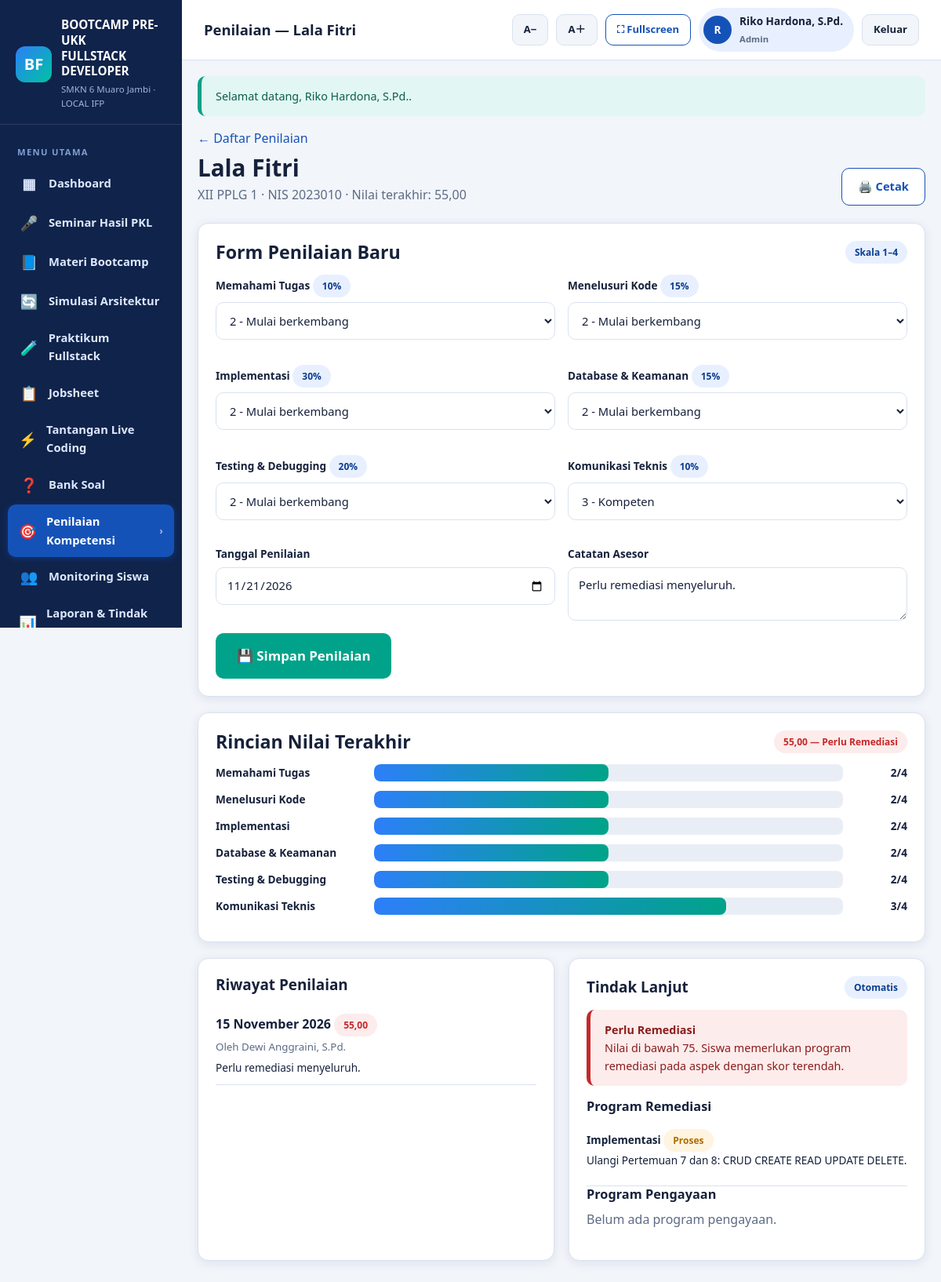
Page /modules/assessment/detail.php?student_id=10 (signed in) on the committed database.
### tables this page shows
CREATE TABLE students (
  id            INT UNSIGNED AUTO_INCREMENT PRIMARY KEY,
  nis           VARCHAR(30) NOT NULL UNIQUE,
  name          VARCHAR(100) NOT NULL,
  class_name    VARCHAR(30) NOT NULL DEFAULT 'XII PPLG 1',
  gender        ENUM('L','P') NOT NULL DEFAULT 'L',
  phone         VARCHAR(20) DEFAULT NULL,
  email         VARCHAR(120) DEFAULT NULL,
  pkl_place     VARCHAR(180) DEFAULT NULL,
  pkl_title     VARCHAR(200) DEFAULT NULL,
  technologies  TEXT DEFAULT NULL,
  problem_desc  TEXT DEFAULT NULL,
  features      TEXT DEFAULT NULL,
  status        ENUM('aktif','alumni') NOT NULL DEFAULT 'aktif',
  created_at    TIMESTAMP NOT NULL DEFAULT CURRENT_TIMESTAMP,
  updated_at    TIMESTAMP NOT NULL DEFAULT CURRENT_TIMESTAMP ON UPDATE CURRENT_TIMESTAMP
);

CREATE TABLE users (
  id          INT UNSIGNED AUTO_INCREMENT PRIMARY KEY,
  username    VARCHAR(50) NOT NULL UNIQUE,
  password    VARCHAR(255) NOT NULL,
  full_name   VARCHAR(120) NOT NULL,
  role        ENUM('admin','guru','siswa') NOT NULL DEFAULT 'guru',
  student_id  INT UNSIGNED DEFAULT NULL,
  is_active   TINYINT(1) NOT NULL DEFAULT 1,
  last_login  DATETIME DEFAULT NULL,
  created_at  TIMESTAMP NOT NULL DEFAULT CURRENT_TIMESTAMP,
  updated_at  TIMESTAMP NOT NULL DEFAULT CURRENT_TIMESTAMP ON UPDATE CURRENT_TIMESTAMP,
  KEY idx_users_role (role),
  CONSTRAINT fk_users_student FOREIGN KEY (student_id) REFERENCES students(id) ON DELETE SET NULL
);

CREATE TABLE competency_assessments (
  id                   INT UNSIGNED AUTO_INCREMENT PRIMARY KEY,
  student_id           INT UNSIGNED NOT NULL,
  assessor_id          INT UNSIGNED DEFAULT NULL,
  assessment_date      DATE NOT NULL,
  score_understanding  TINYINT UNSIGNED NOT NULL DEFAULT 1,
  score_trace          TINYINT UNSIGNED NOT NULL DEFAULT 1,
  score_implementation TINYINT UNSIGNED NOT NULL DEFAULT 1,
  score_db_security    TINYINT UNSIGNED NOT NULL DEFAULT 1,
  score_testing        TINYINT UNSIGNED NOT NULL DEFAULT 1,
  score_communication  TINYINT UNSIGNED NOT NULL DEFAULT 1,
  total_score          DECIMAL(5,2) NOT NULL DEFAULT 0,
  notes                TEXT DEFAULT NULL,
  created_at           TIMESTAMP NOT NULL DEFAULT CURRENT_TIMESTAMP,
  KEY idx_ca_date (assessment_date),
  CONSTRAINT fk_comp_student FOREIGN KEY (student_id) REFERENCES students(id) ON DELETE CASCADE,
  CONSTRAINT fk_comp_assessor FOREIGN KEY (assessor_id) REFERENCES users(id) ON DELETE SET NULL
);

CREATE TABLE remediation (
  id          INT UNSIGNED AUTO_INCREMENT PRIMARY KEY,
  student_id  INT UNSIGNED NOT NULL,
  competency  VARCHAR(150) NOT NULL,
  material    TEXT NOT NULL,
  task        TEXT NOT NULL,
  notes       TEXT DEFAULT NULL,
  status      ENUM('rencana','proses','selesai') NOT NULL DEFAULT 'rencana',
  due_date    DATE DEFAULT NULL,
  created_at  TIMESTAMP NOT NULL DEFAULT CURRENT_TIMESTAMP,
  updated_at  TIMESTAMP NOT NULL DEFAULT CURRENT_TIMESTAMP ON UPDATE CURRENT_TIMESTAMP,
  CONSTRAINT fk_rem_student FOREIGN KEY (student_id) REFERENCES students(id) ON DELETE CASCADE
);

### config/database.php (called while the page is built, shortened)
<?php
function db()
{
    static $pdo = null;
    if ($pdo instanceof PDO) {
        return $pdo;
    }
    $dsn = 'mysql:host=' . DB_HOST . ';dbname=' . DB_NAME . ';charset=' . DB_CHARSET;
    try {
        $pdo = new PDO($dsn, DB_USER, DB_PASS, [
            PDO::ATTR_ERRMODE            => PDO::ERRMODE_EXCEPTION,
            PDO::ATTR_DEFAULT_FETCH_MODE => PDO::FETCH_ASSOC,
            PDO::ATTR_EMULATE_PREPARES   => false,
        ]);
    } catch (PDOException $e) {
        http_response_code(500);
        echo '<!doctype html><html lang="id"><meta charset="utf-8">';
        echo '<title>Koneksi Database Gagal</title>';
        echo '<body style="font-family:Arial,sans-serif;padding:40px;line-height:1.7">';
        echo '<h1>Koneksi database gagal</h1>';
        echo '<p>Periksa kembali:</p><ul>';
        echo '<li>Laragon (Apache &amp; MySQL) sudah berjalan.</li>';
        echo '<li>Database <strong>' . htmlspecialchars(DB_NAME) . '</strong> sudah dibuat.</li>';
        echo '<li>File <code>database/database.sql</code> sudah di-import.</li>';
        echo '<li>Pengaturan DB di <code>config/config.php</code> sesuai.</li>';
        echo '</ul><p>Detail teknis: <code>' . htmlspecialchars($e->getMessage()) . '</code></p>';
        echo '</body></html>';
        exit;
    }
    return $pdo;
}
function db_all(string $sql, array $params = []): array
{
    $stmt = db()->prepare($sql);
    $stmt->execute($params);
    return $stmt->fetchAll();
}
function db_one(string $sql, array $params = []): ?array
{
    $stmt = db()->prepare($sql);
    $stmt->execute($params);
    $row = $stmt->fetch();
    return $row === false ? null : $row;
}

### auth/auth.php (called while the page is built, shortened)
<?php
require_once __DIR__ . '/../config/database.php';
function current_user(): ?array
{
    static $cache = null;
    if ($cache !== null) {
        return $cache;
    }
    $cache = db_one(
        'SELECT u.id, u.username, u.full_name, u.role, u.student_id, u.is_active,
                s.name AS student_name, s.class_name
         FROM users u
         LEFT JOIN students s ON s.id = u.student_id
         WHERE u.id = ? AND u.is_active = 1',
        [(int) $_SESSION['user_id']]
    );
    return $cache;
}
function is_logged_in(): bool
{
    return current_user() !== null;
}
function user_role(): string
{
    $u = current_user();
    return $u ? $u['role'] : '';
}
function can_manage(): bool
{
    return in_array(user_role(), ['admin', 'guru'], true);
}
function require_login(): void
{
    if (!is_logged_in()) {
        flash('warning', 'Silakan login terlebih dahulu.');
        redirect('login.php');
    }
}
function role_label(string $role): string
{
    return [
        'admin' => 'Admin',
        'guru'  => 'Guru',
        'siswa' => 'Siswa',
    ][$role] ?? $role;
}

### modules/assessment/detail.php (the view, shortened to what this page needs)
<?php
require_once dirname(__DIR__, 2) . '/config/database.php';
require_once dirname(__DIR__, 2) . '/auth/auth.php';
require_login();
$studentId = can_manage() ? (int) query('student_id', 0) : (int) current_user()['student_id'];
$student = db_one('SELECT * FROM students WHERE id = ?', [$studentId]);
$page_title = 'Penilaian — ' . $student['name'];
$latest = db_one('SELECT * FROM competency_assessments WHERE student_id = ? ORDER BY id DESC LIMIT 1', [$studentId]);
$history = db_all('SELECT c.*, u.full_name AS assessor_name FROM competency_assessments c
    LEFT JOIN users u ON u.id = c.assessor_id WHERE c.student_id = ? ORDER BY c.id DESC', [$studentId]);
$remediation = db_all('SELECT * FROM remediation WHERE student_id = ? ORDER BY id DESC', [$studentId]);
$enrichment = db_all('SELECT * FROM enrichment WHERE student_id = ? ORDER BY id DESC', [$studentId]);
$score = $latest ? (float)$latest['total_score'] : null;
?>
<?php include dirname(__DIR__, 2) . '/includes/header.php'; ?>
<div class="page-head">
    <div>
        <p style="margin:0 0 6px"><a href="<?= url('modules/assessment/index.php') ?>">← Daftar Penilaian</a></p>
        <h1><?= e($student['name']) ?></h1>
        <p><?= e($student['class_name']) ?> · NIS <?= e($student['nis']) ?><?= $score !== null ? ' · Nilai terakhir: ' . fmt_score($score) : '' ?></p>
    </div>
    <?php if ($latest): ?><a class="btn btn-outline" href="<?= url('modules/assessment/print.php?student_id=' . $studentId) ?>" target="_blank">🖨️ Cetak</a><?php endif; ?>
</div>
<?php if (can_manage()): ?>
<div class="card">
    <div class="card-head"><h2>Form Penilaian Baru</h2><span class="badge badge-blue">Skala 1–4</span></div>
    <form method="post" action="<?= url('modules/assessment/process.php') ?>">
        <div class="form-grid">
            <?php foreach (COMPETENCY_LABELS as $key => $label): ?>
            <div class="form-group">
                <label><?= e($label) ?> <span class="badge badge-blue"><?= COMPETENCY_WEIGHTS[$key] ?>%</span></label>
                <select name="<?= $key ?>" required>
                    <?php foreach (SCALE_OPTIONS as $val => $text): ?>
                        <option value="<?= $val ?>" <?= ($latest && (int)$latest[$key] === $val) ? 'selected' : '' ?>><?= e($text) ?></option>
                    <?php endforeach; ?>
                </select>
            </div>
            <?php endforeach; ?>
            <div class="form-group">
                <label>Tanggal Penilaian</label>
                <input type="date" name="assessment_date" value="<?= date('Y-m-d') ?>" required>
            </div>
            <div class="form-group">
                <label>Catatan Asesor</label>
                <textarea name="notes" rows="2" style="min-height:48px"><?= e($latest['notes'] ?? '') ?></textarea>
            </div>
        </div>
        <button class="btn btn-accent btn-lg" type="submit">💾 Simpan Penilaian</button>
    </form>
</div>
<?php endif; ?>
<?php if ($latest): ?>
<div class="card">
    <div class="card-head"><h2>Rincian Nilai Terakhir</h2>
        <span class="badge <?= score_badge_class($score) ?>"><?= fmt_score($score) ?> — <?= e(score_predicate($score)) ?></span>
    </div>
    <?php foreach (COMPETENCY_LABELS as $key => $label): ?>
        <?php $val = (int)$latest[$key]; $pct = ($val / 4) * 100; ?>
        <div class="chart-row">
            <strong><?= e($label) ?></strong>
            <div class="chart-bar <?= $pct < 50 ? 'low' : '' ?>"><span style="width:<?= $pct ?>%"></span></div>
            <div class="chart-value"><?= $val ?>/4</div>
        </div>
    <?php endforeach; ?>
</div>
<?php endif; ?>
<div class="grid grid-2">
    <div class="card">
        <div class="card-head"><h3>Riwayat Penilaian</h3></div>
        <?php foreach ($history as $h): ?>
            <div style="padding:10px 0;border-bottom:1px solid var(--line)">
                <strong><?= e(format_date($h['assessment_date'])) ?></strong>
                <span class="badge <?= score_badge_class((float)$h['total_score']) ?>"><?= fmt_score($h['total_score']) ?></span>
                <br><small class="muted">Oleh <?= e($h['assessor_name'] ?? 'Sistem') ?></small>
                <?php if ($h['notes']): ?><p style="font-size:.85rem;margin:4px 0 0"><?= e($h['notes']) ?></p><?php endif; ?>
            </div>
        <?php endforeach; ?>
    </div>
    <div class="card">
        <div class="card-head"><h3>Tindak Lanjut</h3>
            <?php if (can_manage()): ?><span class="badge badge-blue">Otomatis</span><?php endif; ?>
        </div>
        <?php if ($score !== null): ?>
            <?php if ($score < 75): ?>
                <div class="alert alert-danger"><strong>Perlu Remediasi</strong><br>Nilai di bawah 75. Siswa memerlukan program remediasi pada aspek dengan skor terendah.</div>
            <?php elseif ($score >= 85): ?>
                <div class="alert alert-success"><strong>Siap Pengayaan</strong><br>Nilai sangat baik. Siswa dapat mengikuti program pengayaan / tantangan lanjutan.</div>
            <?php else: ?>
                <div class="alert alert-info"><strong>Kompeten</strong><br>Nilai sudah memenuhi standar. Pertahankan konsistensi.</div>
            <?php endif; ?>
        <?php else: ?>
            <p class="muted">Belum ada penilaian untuk menentukan tindak lanjut.</p>
        <?php endif; ?>
        <h4>Program Remediasi</h4>
        <?php foreach ($remediation as $r): ?>
            <div style="padding:8px 0;border-bottom:1px solid var(--line);font-size:.85rem">
                <strong><?= e($r['competency']) ?></strong>
                <span class="badge badge-<?= ['rencana'=>'gray','proses'=>'yellow','selesai'=>'green'][$r['status']] ?>"><?= e(ucfirst($r['status'])) ?></span>
                <p><?= e(str_limit($r['material'], 100)) ?></p>
            </div>
        <?php endforeach; ?>
        <h4>Program Pengayaan</h4>
        <?php if (!$enrichment): ?><p class="muted">Belum ada program pengayaan.</p><?php endif; ?>
    </div>
</div>
<?php include dirname(__DIR__, 2) . '/includes/footer.php'; ?>

### includes/header.php (shortened to what this page needs)
<?php
$user = current_user();
$currentPath = str_replace('\\', '/', $_SERVER['SCRIPT_NAME'] ?? '');
$activeKey = '';
$map = [
    'dashboard'    => ['index.php'],
    'seminar'      => ['/modules/seminar/'],
    'materi'       => ['/modules/materi/'],
    'praktikum'    => ['/modules/praktikum/', '/modules/code/'],
    'jobsheet'     => ['/modules/jobsheet/'],
    'challenges'   => ['/modules/challenges/'],
    'questions'    => ['/modules/questions/'],
    'assessment'   => ['/modules/assessment/'],
    'students'     => ['/modules/students/'],
    'reports'      => ['/modules/reports/'],
    'settings'     => ['/modules/settings/'],
    'simulasi'     => ['/modules/simulasi/'],
];
foreach ($map as $key => $patterns) {
    foreach ($patterns as $pattern) {
        if ($key === 'dashboard') {
            $base = rtrim(BASE_PATH, '/');
            if (rtrim($currentPath, '/') === $base . '/index.php' || rtrim($currentPath, '/') === $base) {
                $activeKey = 'dashboard';
            }
        } elseif (strpos($currentPath, $pattern) !== false) {
            $activeKey = $key;
        }
    }
}
$menu = [
    ['dashboard',  '▦', 'Dashboard',            'index.php'],
    ['seminar',    '🎤', 'Seminar Hasil PKL',   'modules/seminar/index.php'],
    ['materi',     '📘', 'Materi Bootcamp',     'modules/materi/index.php'],
    ['simulasi',   '🔄', 'Simulasi Arsitektur', 'modules/simulasi/index.php'],
    ['praktikum',  '🧪', 'Praktikum Fullstack', 'modules/praktikum/index.php'],
    ['jobsheet',   '📋', 'Jobsheet',            'modules/jobsheet/index.php'],
    ['challenges', '⚡', 'Tantangan Live Coding','modules/challenges/index.php'],
    ['questions',  '❓', 'Bank Soal',           'modules/questions/index.php'],
    ['assessment', '🎯', 'Penilaian Kompetensi','modules/assessment/index.php'],
    ['students',   '👥', 'Monitoring Siswa',    'modules/students/index.php'],
    ['reports',    '📊', 'Laporan & Tindak Lanjut','modules/reports/index.php'],
    ['settings',   '⚙️', 'Pengaturan',          'modules/settings/index.php'],
];
?>
<!doctype html>
<html lang="id">
<head>
    <link rel="stylesheet" href="<?= asset('css/app.css') ?>">
</head>
<body>
<div class="app-shell">
    <aside class="sidebar">
        <div class="sidebar-brand">
            <div class="logo">
                <div class="logo-mark">BF</div>
                <div>
                    <strong>BOOTCAMP PRE-UKK<br>FULLSTACK DEVELOPER</strong>
                    <small><?= e(SCHOOL_NAME) ?> · LOCAL IFP</small>
                </div>
            </div>
        </div>
        <nav class="sidebar-nav">
            <div class="nav-label">Menu Utama</div>
            <?php foreach ($menu as $item): ?>
                <?php
                [$key, $icon, $label, $link] = $item;
                ?>
                <a class="nav-item <?= $activeKey === $key ? 'active' : '' ?>"
                   href="<?= url($link) ?>">
                    <span class="ico"><?= $icon ?></span>
                    <span><?= e($label) ?></span>
                    <?php if ($activeKey === $key): ?><span class="chev">›</span><?php endif; ?>
                </a>
            <?php endforeach; ?>
        </nav>
    </aside>
    <div class="main-area">
        <header class="topbar">
            <h1><?= e($page_title) ?></h1>
            <div class="topbar-actions">
                <button type="button" class="btn btn-light btn-sm no-print" onclick="changeFontSize(-1)" title="Perkecil teks">A−</button>
                <button type="button" class="btn btn-light btn-sm no-print" onclick="changeFontSize(1)" title="Perbesar teks">A＋</button>
                <button type="button" class="btn btn-outline btn-sm no-print" onclick="toggleFullscreen()" title="Layar penuh">⛶ Fullscreen</button>
                <?php if ($user): ?>
                    <div class="user-chip">
                        <span class="avatar"><?= e(mb_substr($user['full_name'], 0, 1)) ?></span>
                        <span>
                            <?= e($user['full_name']) ?><br>
                            <small><?= e(role_label($user['role'])) ?></small>
                        </span>
                    </div>
                    <a class="btn btn-light btn-sm no-print" href="<?= url('logout.php') ?>">Keluar</a>
                <?php endif; ?>
            </div>
        </header>
        <main class="content">

### rows in the picture
students: name "Penilaian — Lala Fitri", name "Lala Fitri", class_name "XII PPLG 1", nis "2023010"
users: full_name "R", full_name "Riko Hardona, S.Pd.", role "Admin"
competency_assessments: total_score "55,00", score_understanding "2 - Mulai berkembang", score_trace "2 - Mulai berkembang", score_implementation "2 - Mulai berkembang", score_db_security "2 - Mulai berkembang", score_testing "2 - Mulai berkembang", score_communication "3 - Kompeten", notes "Perlu remediasi menyeluruh.", total_score "Perlu Remediasi", score_understanding "2", score_trace "2", score_implementation "2", score_db_security "2", score_testing "2", score_communication "3", assessment_date "15 November 2026", assessor.full_name "Dewi Anggraini, S.Pd."
remediation: competency "Implementasi", status "Proses", material "Ulangi Pertemuan 7 dan 8: CRUD CREATE READ UPDATE DELETE."

### other values in the picture
SCHOOL_NAME "SMKN 6 Muaro Jambi"
$icon "▦"
$label "Dashboard"
$icon "🎤"
$label "Seminar Hasil PKL"
$icon "📘"
$label "Materi Bootcamp"
$icon "🔄"
$label "Simulasi Arsitektur"
$icon "🧪"
$label "Praktikum Fullstack"
$icon "📋"
$label "Jobsheet"
$icon "⚡"
$label "Tantangan Live Coding"
